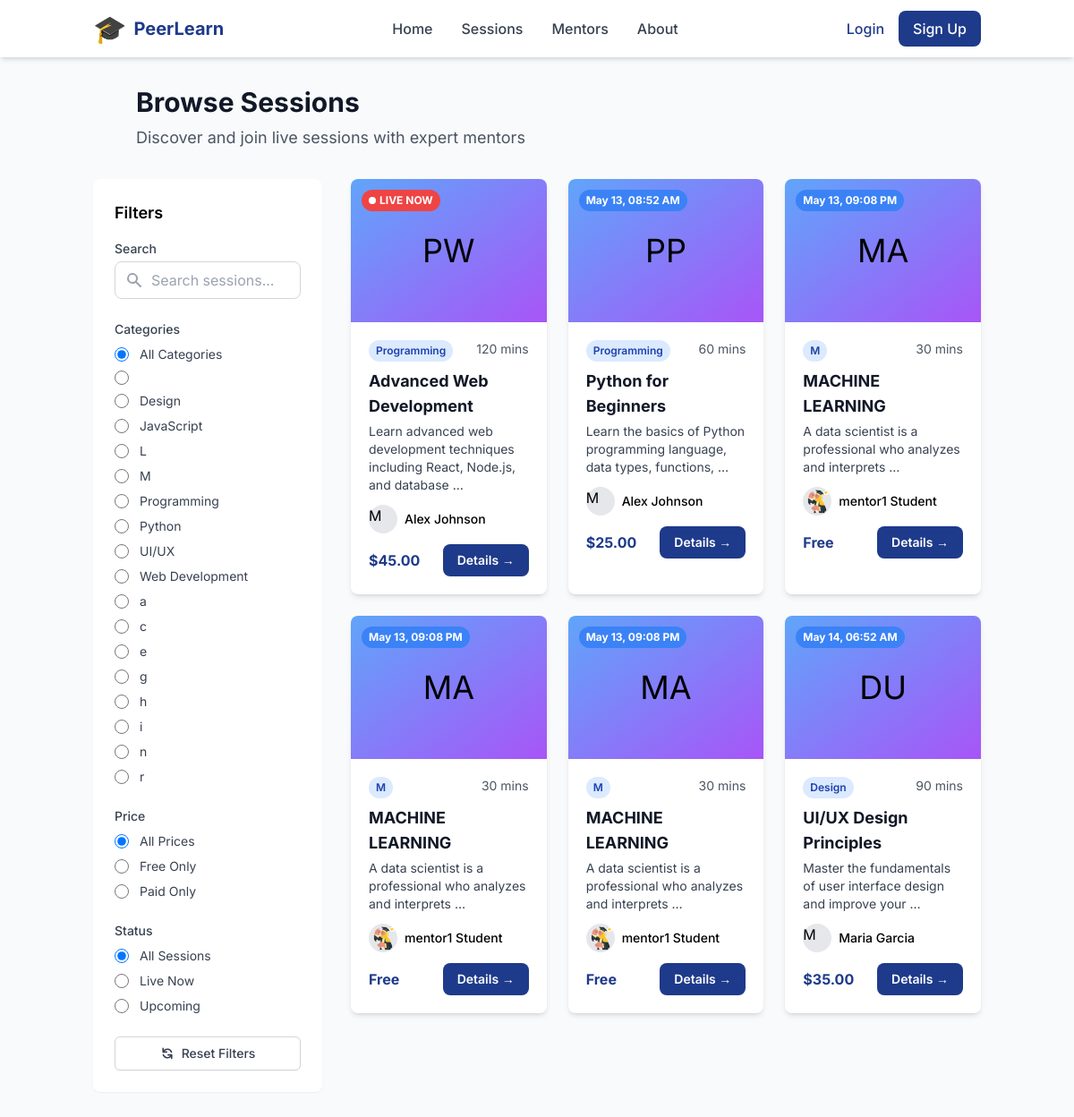
The app's page /sessions/ with its own data.
### apps/learning_sessions/models.py (models this page shows, shortened)
class Session(models.Model):
    SCHEDULED = 'scheduled'
    LIVE = 'live'
    COMPLETED = 'completed'
    CANCELLED = 'cancelled'
    STATUS_CHOICES = [
        (SCHEDULED, _('Scheduled')),
        (LIVE, _('Live')),
        (COMPLETED, _('Completed')),
        (CANCELLED, _('Cancelled')),
    ]
    mentor = models.ForeignKey(
        CustomUser,
        on_delete=models.CASCADE,
        limit_choices_to={'role': CustomUser.MENTOR},
        help_text=_('The mentor hosting this session.')
    )
    title = models.CharField(
        max_length=255,
        help_text=_('Title of the session.')
    )
    description = models.TextField(
        help_text=_('Description of what will be covered in the session.')
    )
    topics = models.JSONField(
        default=list,
        help_text=_('List of topics that will be covered in this session.')
    )
    schedule = models.DateTimeField(
        help_text=_('Date and time when the session is scheduled.')
    )
    duration = models.PositiveIntegerField(
        default=60,
        help_text=_('Duration of the session in minutes.')
    )
    price = models.DecimalField(
        max_digits=10,
        decimal_places=2,
        default=0,
        help_text=_('Price of the session (0 for free sessions).')
    )
    room_code = models.UUIDField(
        default=uuid.uuid4,
        editable=False,
        unique=True,
        help_text=_('Unique code for the session room.')
    )
    status = models.CharField(
        max_length=10,
        choices=STATUS_CHOICES,
        default=SCHEDULED,
        help_text=_('Current status of the session.')
    )
    max_participants = models.PositiveIntegerField(
        default=1,
        help_text=_('Maximum number of participants allowed (1 for one-to-one).')
    )
    created_at = models.DateTimeField(
        auto_now_add=True,
        help_text=_('Date and time when the session was created.')
    )
    updated_at = models.DateTimeField(
        auto_now=True,
        help_text=_('Date and time when the session was last updated.')
    )
    class Meta:
        verbose_name = _('Session')
        verbose_name_plural = _('Sessions')
        ordering = ['-schedule']
    @property
    def is_free(self):
        return self.price == 0

### apps/users/models.py (models this page shows, shortened)
class CustomUser(AbstractUser):
    LEARNER = 'learner'
    MENTOR = 'mentor'
    ADMIN = 'admin'
    ROLE_CHOICES = [
        (LEARNER, _('Learner')),
        (MENTOR, _('Mentor')),
        (ADMIN, _('Admin')),
    ]
    role = models.CharField(
        max_length=10,
        choices=ROLE_CHOICES,
        default=LEARNER,
        help_text=_('Designates the role of this user in the platform.')
    )
    profile_picture = models.ImageField(
        upload_to='profile_pictures/',
        blank=True,
        null=True
    )
    bio = models.TextField(
        blank=True,
        null=True,
        help_text=_('A brief description about the user.')
    )
    interests = models.JSONField(
        blank=True,
        null=True,
        help_text=_('Topics that the learner is interested in.')
    )
    career_goal = models.CharField(
        max_length=255,
        blank=True,
        null=True,
        help_text=_('Career goal of the learner.')
    )
    expertise = models.JSONField(
        blank=True,
        null=True,
        help_text=_('Areas of expertise for the mentor.')
    )
    skills = models.JSONField(
        blank=True,
        null=True,
        help_text=_('Skills that the mentor possesses.')
    )
    intro_video = models.URLField(
        blank=True,
        null=True,
        help_text=_('URL to an introduction video for the mentor.')
    )
    phone_number = models.CharField(
        max_length=15,
        blank=True,
        null=True,
        help_text=_('Contact phone number.')
    )
    date_updated = models.DateTimeField(
        auto_now=True,
        help_text=_('Date and time when the user profile was last updated.')
    )
    class Meta:
        verbose_name = _('User')
        verbose_name_plural = _('Users')

### apps/learning_sessions/views.py (the view)
# urls.py: path('', views.SessionListView.as_view(), name='list'),
class SessionListView(ListView):
    model = Session
    template_name = 'sessions/list.html'
    context_object_name = 'sessions'
    paginate_by = 12
    def get_queryset(self):
        queryset = Session.objects.filter(status__in=[Session.SCHEDULED, Session.LIVE])
        category = self.request.GET.get('category')
        if category:
            queryset = queryset.filter(topics__contains=[category])
        search = self.request.GET.get('search')
        if search:
            queryset = queryset.filter(title__icontains=search)
        return queryset.order_by('schedule')
    def get_context_data(self, **kwargs):
        context = super().get_context_data(**kwargs)
        context['categories'] = self.get_categories()
        context['current_category'] = self.request.GET.get('category', '')
        context['current_search'] = self.request.GET.get('search', '')
        return context
    def get_categories(self):
        categories = set()
        sessions = Session.objects.all()
        for session in sessions:
            categories.update(session.topics)
        return sorted(list(categories))

### templates/sessions/list.html (shortened to what this page needs)
{% extends 'base.html' %}
{% block content %}
<div class="bg-gray-50 min-h-screen py-8">
    <div class="container mx-auto px-4">
        <div class="max-w-4xl mx-auto mb-8">
            <h1 class="text-3xl font-bold text-gray-900 mb-2">Browse Sessions</h1>
            <p class="text-lg text-gray-600">Discover and join live sessions with expert mentors</p>
        </div>
        <div class="flex flex-col lg:flex-row">
            <div class="hidden lg:block w-64 mr-8" x-data="sessionFilters()">
                <div class="bg-white rounded-lg shadow-sm p-6 sticky top-24">
                    <h2 class="font-semibold text-lg mb-4">Filters</h2>
                    <div class="mb-6">
                        <label for="filter-search" class="block text-sm font-medium text-gray-700 mb-1">Search</label>
                        <div class="relative">
                            <input type="text" id="filter-search" name="search" placeholder="Search sessions..."
                                   class="pl-10 pr-4 py-2 border border-gray-300 rounded-lg w-full focus:outline-none focus:ring-2 focus:ring-primary-500"
                                   value="{{ current_search }}"
                                   @input="updateQueryParam('search', $event.target.value)">
                            <div class="absolute inset-y-0 left-0 pl-3 flex items-center pointer-events-none">
                            </div>
                        </div>
                    </div>
                    <div class="mb-6">
                        <h3 class="text-sm font-medium text-gray-700 mb-2">Categories</h3>
                        <div class="space-y-2">
                            <div class="flex items-center">
                                <input id="category-all" name="category" value="" type="radio"
                                       class="h-4 w-4 text-primary-600 focus:ring-primary-500 border-gray-300 rounded"
                                       {% if not current_category %}checked{% endif %}
                                       @change="updateQueryParam('category', '')">
                                <label for="category-all" class="ml-3 text-sm text-gray-700">All Categories</label>
                            </div>
                            {% for category in categories %}
                            <div class="flex items-center">
                                <input id="category-{{ category|slugify }}" name="category" value="{{ category }}" type="radio"
                                       class="h-4 w-4 text-primary-600 focus:ring-primary-500 border-gray-300 rounded"
                                       @change="updateQueryParam('category', '{{ category }}')">
                                <label for="category-{{ category|slugify }}" class="ml-3 text-sm text-gray-700">{{ category }}</label>
                            </div>
                            {% endfor %}
                        </div>
                    </div>
                    <div class="mb-6">
                        <h3 class="text-sm font-medium text-gray-700 mb-2">Price</h3>
                        <div class="space-y-2">
                            <div class="flex items-center">
                                <input id="price-all" name="price" value="all" type="radio"
                                       class="h-4 w-4 text-primary-600 focus:ring-primary-500 border-gray-300 rounded"
                                       checked
                                       @change="updateQueryParam('price', '')">
                                <label for="price-all" class="ml-3 text-sm text-gray-700">All Prices</label>
                            </div>
                            <div class="flex items-center">
                                <input id="price-free" name="price" value="free" type="radio"
                                       class="h-4 w-4 text-primary-600 focus:ring-primary-500 border-gray-300 rounded"
                                       @change="updateQueryParam('price', 'free')">
                                <label for="price-free" class="ml-3 text-sm text-gray-700">Free Only</label>
                            </div>
                            <div class="flex items-center">
                                <input id="price-paid" name="price" value="paid" type="radio"
                                       class="h-4 w-4 text-primary-600 focus:ring-primary-500 border-gray-300 rounded"
                                       @change="updateQueryParam('price', 'paid')">
                                <label for="price-paid" class="ml-3 text-sm text-gray-700">Paid Only</label>
                            </div>
                        </div>
                    </div>
                    <div class="mb-6">
                        <h3 class="text-sm font-medium text-gray-700 mb-2">Status</h3>
                        <div class="space-y-2">
                            <div class="flex items-center">
                                <input id="status-all" name="status" value="all" type="radio"
                                       class="h-4 w-4 text-primary-600 focus:ring-primary-500 border-gray-300 rounded"
                                       checked
                                       @change="updateQueryParam('status', '')">
                                <label for="status-all" class="ml-3 text-sm text-gray-700">All Sessions</label>
                            </div>
                            <div class="flex items-center">
                                <input id="status-live" name="status" value="live" type="radio"
                                       class="h-4 w-4 text-primary-600 focus:ring-primary-500 border-gray-300 rounded"
                                       @change="updateQueryParam('status', 'live')">
                                <label for="status-live" class="ml-3 text-sm text-gray-700">Live Now</label>
                            </div>
                            <div class="flex items-center">
                                <input id="status-upcoming" name="status" value="upcoming" type="radio"
                                       class="h-4 w-4 text-primary-600 focus:ring-primary-500 border-gray-300 rounded"
                                       @change="updateQueryParam('status', 'upcoming')">
                                <label for="status-upcoming" class="ml-3 text-sm text-gray-700">Upcoming</label>
                            </div>
                        </div>
                    </div>
                    <button type="button" @click="resetFilters()" class="w-full flex justify-center items-center px-4 py-2 border border-gray-300 shadow-sm text-sm font-medium rounded-md text-gray-700 bg-white hover:bg-gray-50 focus:outline-none focus:ring-2 focus:ring-primary-500">
                        Reset Filters
                    </button>
                </div>
            </div>
            <div class="flex-1">
                {% if sessions %}
                <div class="grid grid-cols-1 md:grid-cols-2 lg:grid-cols-3 gap-6">
                    {% for session in sessions %}
                    <div class="bg-white rounded-lg shadow-md overflow-hidden hover:shadow-lg transition-shadow transform hover:scale-[1.02]">
                        <div class="relative">
                            {% if session.status == 'live' %}
                            <div class="absolute top-3 left-3 bg-red-500 text-white text-xs font-bold px-2 py-1 rounded-full flex items-center">
                                <span class="animate-pulse mr-1 h-2 w-2 bg-white rounded-full"></span>
                                LIVE NOW
                            </div>
                            {% else %}
                            <div class="absolute top-3 left-3 bg-blue-500 text-white text-xs font-bold px-2 py-1 rounded-full">
                                {{ session.schedule|date:"M d, h:i A" }}
                            </div>
                            {% endif %}
                            <div class="h-40 bg-gradient-to-br from-blue-400 to-purple-500 flex items-center justify-center">
                                <span class="text-4xl">{{ session.topics.0|first|upper }}{% if session.topics.1 %}{{ session.topics.1|first|upper }}{% endif %}</span>
                            </div>
                        </div>
                        <div class="p-5">
                            <div class="flex justify-between mb-2">
                                <span class="text-xs font-semibold px-2 py-1 bg-blue-100 text-blue-800 rounded-full">{{ session.topics.0 }}</span>
                                <span class="text-sm text-gray-600">{{ session.duration }} mins</span>
                            </div>
                            <h3 class="text-lg font-bold text-gray-900 mb-1">{{ session.title }}</h3>
                            <p class="text-sm text-gray-700 mb-3">{{ session.description|truncatewords:10 }}</p>
                            <div class="flex items-center mb-3">
                                <div class="h-8 w-8 rounded-full bg-gray-200 mr-2 flex-shrink-0">
                                    {% if session.mentor.profile_picture %}
                                    <img src="{{ session.mentor.profile_picture.url }}" alt="{{ session.mentor.get_full_name }}" class="h-full w-full rounded-full object-cover">
                                    {% else %}
                                    {{ session.mentor.username|first|upper }}
                                    {% endif %}
                                </div>
                                <span class="text-sm font-medium">{{ session.mentor.get_full_name|default:session.mentor.username }}</span>
                            </div>
                            <div class="flex justify-between items-center">
                                <span class="font-bold text-primary-600">
                                    {% if session.is_free %}
                                    Free
                                    {% else %}
                                    ${{ session.price }}
                                    {% endif %}
                                </span>
                                <a href="{% url 'sessions:detail' pk=session.id %}" class="bg-primary-600 text-white hover:bg-primary-700 px-4 py-2 rounded-lg text-sm font-semibold transition-colors">
                                    Details →
                                </a>
                            </div>
                        </div>
                    </div>
                    {% endfor %}
                </div>
                {% endif %}
            </div>
        </div>
    </div>
</div>
{% endblock %}

### templates/base.html (style rules this page uses)
html { scroll-behavior: smooth; }
body { font-family: 'Inter', sans-serif; }

### records on screen
Session: status "live" (drawn), topics.0|first "P", topics.1|first "W", topics.0 "Programming", duration "120", title "Advanced Web Development", description "Learn advanced web development techniques including React, Node.js, and database …", mentor.username|first "M", mentor.get_full_name "Alex Johnson", price "45.00"
Session: schedule "May 13, 08:52 AM", topics.0|first "P", topics.1|first "P", topics.0 "Programming", duration "60", title "Python for Beginners", description "Learn the basics of Python programming language, data types, functions, …", mentor.username|first "M", mentor.get_full_name "Alex Johnson", price "25.00"
Session: schedule "May 13, 09:08 PM", topics.0|first "M", topics.1|first "A", topics.0 "M", duration "30", title "MACHINE LEARNING", description "A data scientist is a professional who analyzes and interprets …", mentor.profile_picture (picture), mentor.get_full_name "mentor1 Student", price "Free"
Session: schedule "May 13, 09:08 PM", topics.0|first "M", topics.1|first "A", topics.0 "M", duration "30", title "MACHINE LEARNING", description "A data scientist is a professional who analyzes and interprets …", mentor.profile_picture (picture), mentor.get_full_name "mentor1 Student", price "Free"
Session: schedule "May 13, 09:08 PM", topics.0|first "M", topics.1|first "A", topics.0 "M", duration "30", title "MACHINE LEARNING", description "A data scientist is a professional who analyzes and interprets …", mentor.profile_picture (picture), mentor.get_full_name "mentor1 Student", price "Free"
Session: schedule "May 14, 06:52 AM", topics.0|first "D", topics.1|first "U", topics.0 "Design", duration "90", title "UI/UX Design Principles", description "Master the fundamentals of user interface design and improve your …", mentor.username|first "M", mentor.get_full_name "Maria Garcia", price "35.00"

### other values on screen
{{ category }} "Design" "JavaScript" "L" "M" "Programming" "Python" "UI/UX" "Web Development" "a" "c" "e" "g" "h" "i" "n" "r"
